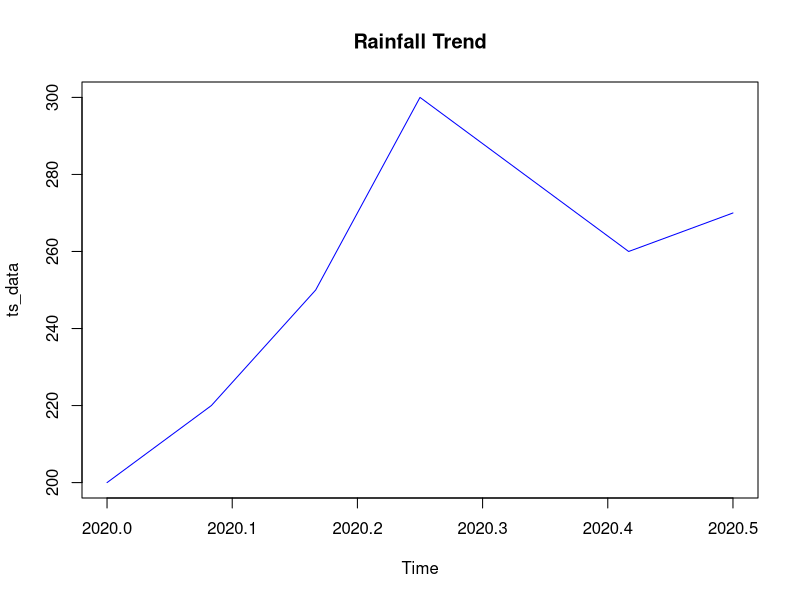

This figure's R source:
# Sample rainfall data
rainfall <- c(200, 220, 250, 300, 280, 260, 270)

# Create time series
ts_data <- ts(rainfall, start=c(2020,1), frequency=12)

# Plot
plot(ts_data, main="Rainfall Trend", col="blue")

# Fit ARIMA model
model <- arima(ts_data, order=c(1,1,1))

# Forecast
forecast <- predict(model, n.ahead=5)

print(forecast)
